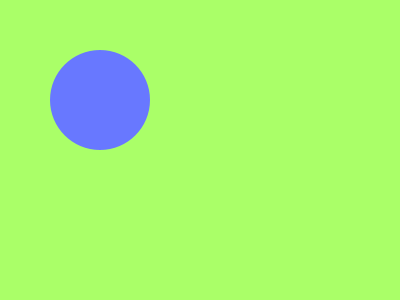
Frame 1 (no input)
Frame 60 (the mouse pressed at the canvas centre just before this capture): identical to frame 1, image omitted
Frame 120 (the mouse held since frame 60 and released just before this capture): identical to frame 1, image omitted

The Processing sketch that drew this single still picture (run headless with seeded random() and noise(); from frame 60 on, the mouse is pressed at the canvas centre):

// Processing sketch: tweeningProps
// ── tweeningProps.pde
color bgcolor;

void setup() {
  size(400, 300);
  colorMode(HSB);
  noStroke();
  fill(random(256), 150, 255);
  bgcolor = color(random(256), 150, 255);
}

float x = 100;
float y = 100;
float sz = 100;
float csw = 2;
float tsw = 2;
float csa = 0;
float tsa = 0;

void draw() {
  background(bgcolor);

  if (dist(x, y, mouseX, mouseY) < sz / 2) {
    tsa = 255;
    if(mousePressed) {
      cursor(MOVE);
      tsw = 10;
      x = lerp(x, mouseX, 0.2);
      y = lerp(y, mouseY, 0.2);
    } else {
      cursor(HAND);
      tsw = 5;
    }
  } else {
    tsa = 0;
    cursor(ARROW);
  }
  csa = lerp(csa, tsa, 0.1);
  stroke(255, csa);
  csw = lerp(csw, tsw, 0.1);
  strokeWeight(csw);
  ellipse(x, y, sz, sz);
}
